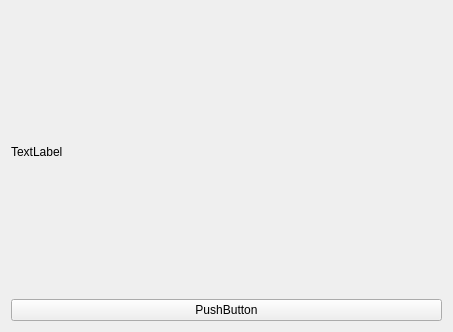
<?xml version="1.0" encoding="UTF-8"?>
<ui version="4.0">
 <class>Form</class>
 <widget class="QWidget" name="Form">
  <property name="geometry">
   <rect>
    <x>0</x>
    <y>0</y>
    <width>453</width>
    <height>332</height>
   </rect>
  </property>
  <property name="sizePolicy">
   <sizepolicy hsizetype="Ignored" vsizetype="Ignored">
    <horstretch>0</horstretch>
    <verstretch>0</verstretch>
   </sizepolicy>
  </property>
  <property name="windowTitle">
   <string>Form</string>
  </property>
  <layout class="QGridLayout" name="gridLayout">
   <item row="1" column="0">
    <widget class="QLabel" name="label">
     <property name="sizePolicy">
      <sizepolicy hsizetype="Preferred" vsizetype="Preferred">
       <horstretch>0</horstretch>
       <verstretch>0</verstretch>
      </sizepolicy>
     </property>
     <property name="text">
      <string>TextLabel</string>
     </property>
    </widget>
   </item>
   <item row="4" column="0">
    <widget class="QPushButton" name="pushButton">
     <property name="text">
      <string>PushButton</string>
     </property>
    </widget>
   </item>
  </layout>
 </widget>
 <resources/>
 <connections/>
</ui>
